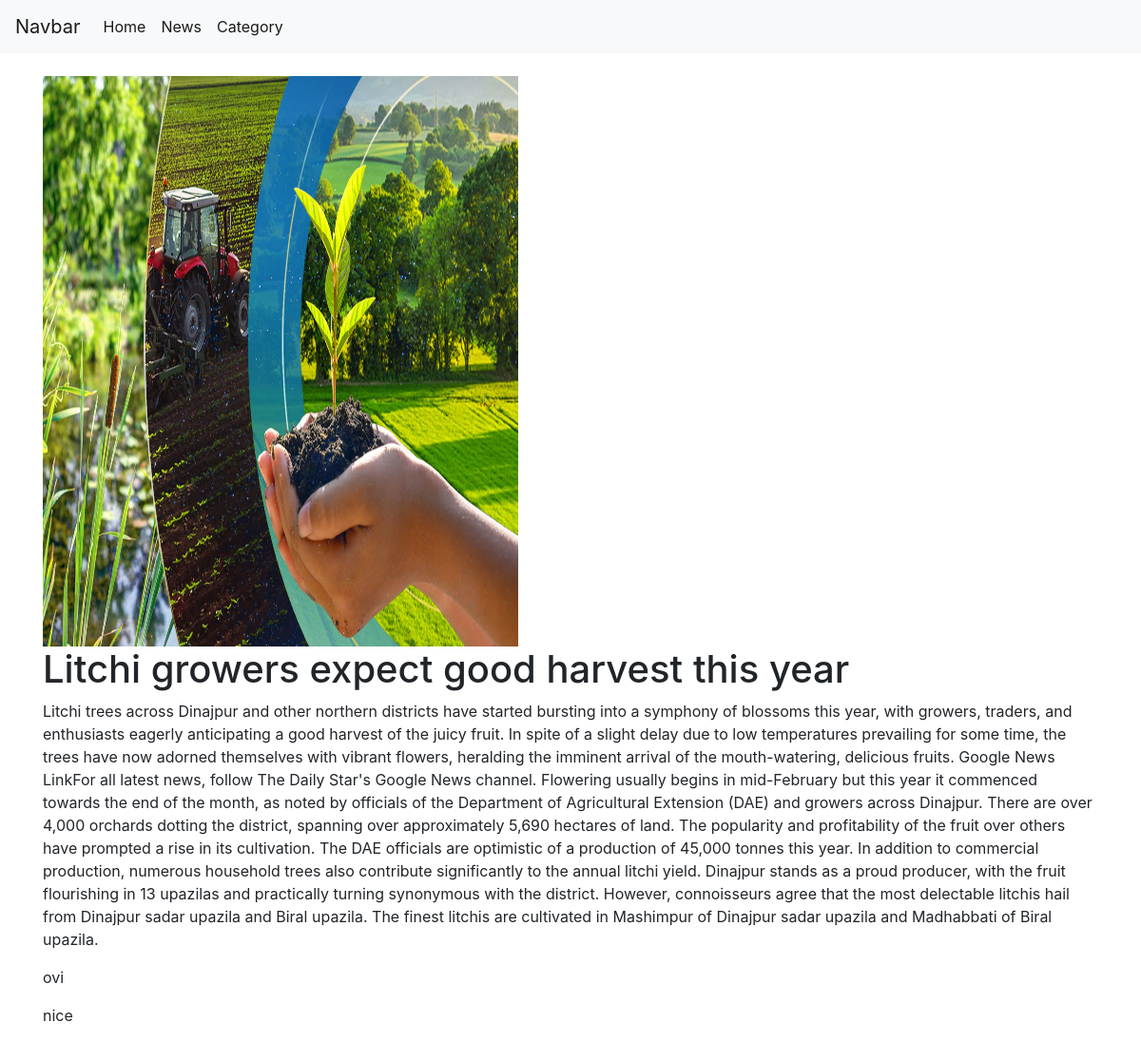
Page /singleview/1 on the committed database.
### news/models.py (models this page shows, shortened)
class News(models.Model):
    title = models.CharField(max_length=500)
    description = models.TextField()
    comment = models.ManyToManyField(Comment,null=True,blank=True)
    category = models.ForeignKey(Category,on_delete=models.CASCADE)
    keyword = models.ManyToManyField(Keyword)
    image = models.ImageField(upload_to="blog_image")

class Comment(models.Model):
    user_name = models.CharField(max_length=20)
    comment = models.TextField(blank=True,null=True)

### news/views.py (the view)
# urls.py: path('singleview/<int:pk>',singleview, name='singleview'),
def singleview(request,pk):
    news = News.objects.get(id = pk)
    context = {
        "news" : news,
    }
    return render(request,'news/singleview.html',context)

### news/templates/news/singleview.html (shortened to what this page needs)
{% extends "base.html" %}
{% load static %}
{% block content %}
<nav class="navbar navbar-expand-lg navbar-light bg-light mb-4">
    <a class="navbar-brand" href="#">Navbar</a>
    <div class="collapse navbar-collapse" id="navbarNav">
        <ul class="navbar-nav">
            <li class="nav-item active">
                <a class="nav-link" href="{% url 'first' %}">Home</span></a>
            </li>
            <li class="nav-item active">
                <a class="nav-link" href="{{navelement.link}}">News</span></a>
            </li>
            <li class="nav-item active">
                <a class="nav-link" href="{{navelement.link}}">Category</span></a>
            </li>
        </ul>
    </div>
</nav>
<div class="container">
     <img src="{{ news.image.url }}" alt="" style="width:500px;height:600px;">
        <h1>{{news.title}}</h1>
        <p>{{news.description}}</p>
        {% for comment in news.comment.all  %}
        <div>
          <p>{{ comment.user_name }}</p>
          <p>{{ comment.comment }}</p>
        </div>
        {% endfor %}
</div>
{% endblock content %}

### rows in the picture
News: image (picture), title "Litchi growers expect good harvest this year", description "Litchi trees across Dinajpur and other northern districts have started bursting into a symphony of blossoms this year, with growers, traders, and enthusiasts eagerly anticipating a good harvest of the juicy fruit. In spite of a slight delay due to low temperatures prevailing for some time, the trees have now adorned themselves with vibrant flowers, heralding the imminent arrival of the mouth-watering, delicious fruits. Google News LinkFor all latest news, follow The Daily Star's Google News channel. Flowering usually begins in mid-February but this year it commenced towards the end of the month, as noted by officials of the Department of Agricultural Extension (DAE) and growers across…"
Comment: user_name "ovi", comment "nice"
